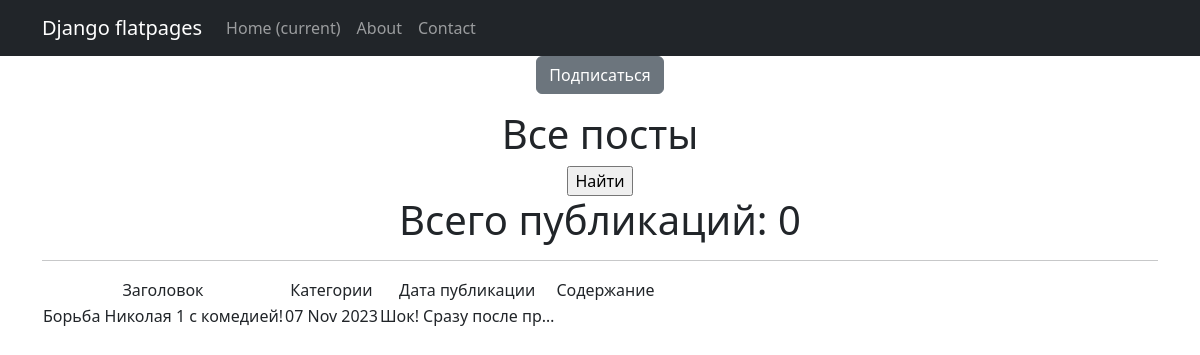
Page /news/categories/2 on the committed database.
### news/models.py (models this page shows, shortened)
class Post (models.Model):
    news = 'NE'
    article = 'AR'
    Positions = [
        (news, 'Новости'),
        (article, 'Публикации')
    ]
    head = models.CharField(max_length=200)
    text = models.TextField()
    position = models.CharField(
        max_length=2,
        choices=Positions,
        default=news)
    timing_post = models.DateTimeField(auto_now_add=True)
    author = models.ForeignKey(Author, on_delete=models.CASCADE, related_name='posts')
    post_category = models.ManyToManyField(Category, through='PostCategory')
    rating = models.IntegerField(default=0)

### news/views.py (the view)
# urls.py: path('categories/<int:pk>', CategoryList.as_view(), name='category_list'),
class CategoryList(ListView):
    model = Post
    template_name = 'category_list.html'
    context_object_name = 'category_news_list'
    def get_queryset(self):
        self.category = get_object_or_404(Category, id = self.kwargs['pk'])
        queryset = Post.objects.filter(post_category = self.category).order_by('timing_post')
        return queryset
    def get_context_data(self, **kwargs):
        context = super().get_context_data(**kwargs)
        context['is_not_subscriber'] = self.request.user not in self.category.subscribers.all()
        context['category'] = self.category
        return context

### news/templatetags/custom_filters.py (called while the page is built)
@register.filter()
def censor(word):
   if isinstance(word, str):
      for i in cens:
         word = word.replace(i[1:], '*' * len(i[1:]))
   else:
      raise ValueError(
         'custom_filters -> censor -> A string is expected, but a different data type has been entered')
   return word

### templates/category_list.html (shortened to what this page needs)
{% extends 'flatpages/default.html' %}
{% load custom_filters %}
{% load custom_tags %}
{% block content %}
    {% if is_not_subscriber %}
        <p class="text-center"><a href="{% url 'subscribe' category.id %}" class="btn btn-secondary btm-sm"> Подписаться </a></p>
    {% endif %}
   <h1>Все посты</h1>
    <form action="" method="get">
       <input type="submit" value="Найти" />
   </form>
    <h1>Всего публикаций: {{news|length}}</h1>
    {% if category_news_list %}
        <hr>
            <table>
                <tr>
                    <td>Заголовок</td>
                    <td>Категории</td>
                    <td>Дата публикации</td>
                    <td>Содержание</td>
                </tr>
                {% for new in category_news_list %}
                <tr>
                    <td>{{ new.head|censor }}</td>
                    <td>{{ new.timing_post|date:'d M Y' }}</td>
                    <td>{{ new.text|truncatechars:20|censor }}</td>
                    <td></td>
                </tr>
                {% endfor %}
            </table>
    {% endif %}
{% endblock content %}

### rows in the picture
Post: head|censor "Борьба Николая 1 с комедией!", timing_post "07 Nov 2023", text|censor "Шок! Сразу после пр…"

### other values in the picture
{{ news|length }} "0"
